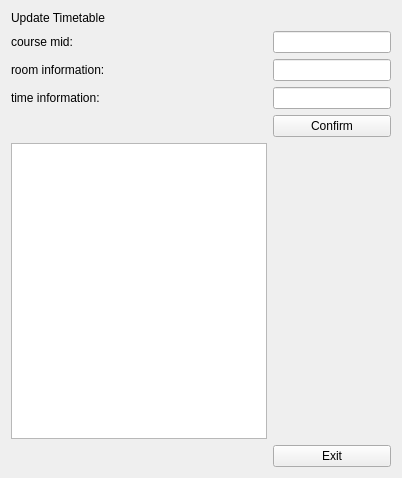
<?xml version="1.0" encoding="UTF-8"?>
<ui version="4.0">
 <class>timetable</class>
 <widget class="QWidget" name="timetable">
  <property name="geometry">
   <rect>
    <x>0</x>
    <y>0</y>
    <width>402</width>
    <height>478</height>
   </rect>
  </property>
  <property name="windowTitle">
   <string>Form</string>
  </property>
  <layout class="QGridLayout" name="gridLayout">
   <item row="1" column="0">
    <widget class="QLabel" name="label_2">
     <property name="text">
      <string>course mid:</string>
     </property>
    </widget>
   </item>
   <item row="2" column="1">
    <widget class="QLineEdit" name="roomInput"/>
   </item>
   <item row="8" column="1">
    <widget class="QPushButton" name="ExitButton">
     <property name="text">
      <string>Exit</string>
     </property>
    </widget>
   </item>
   <item row="0" column="0" colspan="2">
    <widget class="QLabel" name="label">
     <property name="text">
      <string>Update Timetable</string>
     </property>
    </widget>
   </item>
   <item row="4" column="1">
    <widget class="QPushButton" name="ConfirmButton">
     <property name="text">
      <string>Confirm</string>
     </property>
    </widget>
   </item>
   <item row="2" column="0">
    <widget class="QLabel" name="label_3">
     <property name="text">
      <string>room information:</string>
     </property>
    </widget>
   </item>
   <item row="3" column="1">
    <widget class="QLineEdit" name="timeInput"/>
   </item>
   <item row="3" column="0">
    <widget class="QLabel" name="label_4">
     <property name="text">
      <string>time information:</string>
     </property>
    </widget>
   </item>
   <item row="5" column="0">
    <widget class="QTextBrowser" name="textDisplay"/>
   </item>
   <item row="1" column="1">
    <widget class="QLineEdit" name="midInput"/>
   </item>
  </layout>
 </widget>
 <resources/>
 <connections/>
</ui>
